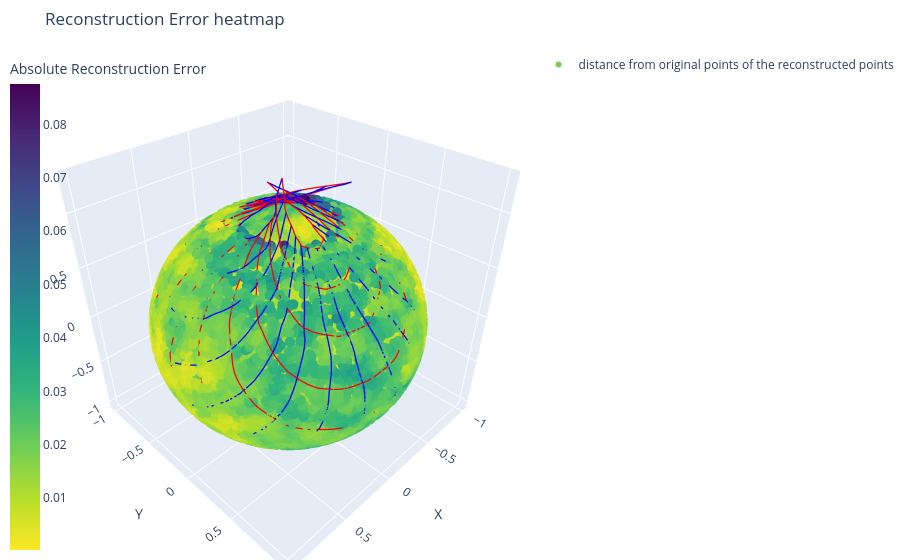

The code cell stored with this chart in its notebook:
### Markdown cell above
# cosa viene ricostruito di meno?

### Code cell
model_2.eval()
encoder = model_2.encoder
decoder = model_2.decoder

# 2. Calcoliamo i confini effettivi dello spazio latente per sapere dove creare la griglia
with torch.no_grad():
    latents = encoder(Y_cartesian.to(device)).cpu().numpy()

z1_min, z1_max = latents[:, 0].min(), latents[:, 0].max()
z2_min, z2_max = latents[:, 1].min(), latents[:, 1].max()

# 3. Definiamo la densità della griglia (quanti "assi" vogliamo)
num_lines = 15       # Numero di linee per ogni asse coordinato
pts_per_line = 100   # Risoluzione di ogni linea per renderla fluida nel 3D

z1_values = np.linspace(z1_min, z1_max, num_lines)
z2_values = np.linspace(z2_min, z2_max, num_lines)

# 4. Inizializziamo la figura Plotly
fig = go.Figure()

# 1. First, calculate errors for individual points
model_2.eval()
all_points = []
all_errors = []

with torch.no_grad():
    for x, _ in train_loader:
        x = x.to(device)
        x_pred = model_2(x)
        
        # Calculate Euclidean distance (error) PER POINT, not per batch
        # dim=1 means it calculates the distance across the x,y,z coordinates
        point_errors = torch.norm(x - x_pred, dim=1) 
        
        all_points.append(x.cpu())
        all_errors.append(point_errors.cpu())

# Combine all batches into single arrays
points_np = torch.cat(all_points).numpy()
errors_np = torch.cat(all_errors).numpy()
#v_max = np.percentile(errors_np, 99.95)
fig.add_trace(go.Scatter3d(
    x=points_np[:, 0], 
    y=points_np[:, 1], 
    z=points_np[:, 2],
    mode='markers',
    marker=dict(
        size=6, 
        color=errors_np,         # Color points based on their individual error
        colorscale='viridis_r',     #(r = reverse) 'plasma' or 'inferno' are great for highlighting high values
        cmin=0,                  # Forza il minimo a 0
        #cmax=v_max,
        opacity=1,
        colorbar=dict(title="Absolute Reconstruction Error", x=-0.1) # Move colorbar to the left
    ),
    name='distance from original points of the reconstructed points'
))

# 5. Generiamo e decodifichiamo le linee degli assi latenti
with torch.no_grad():
    
    # --- ASSE 1: Linee a Z1 costante (varia Z2) -> Colore BLU ---
    for z1 in z1_values:
        line_2d = np.zeros((pts_per_line, 2))
        line_2d[:, 0] = z1
        line_2d[:, 1] = np.linspace(z2_min, z2_max, pts_per_line)
        
        # Passiamo la linea al decoder
        line_tensor = torch.tensor(line_2d, dtype=torch.float32).to(device)
        xyz = decoder(line_tensor).cpu().numpy()
        
        fig.add_trace(go.Scatter3d(
            x=xyz[:, 0], y=xyz[:, 1], z=xyz[:, 2],
            mode='lines',
            line=dict(color='blue', width=2.5),
            showlegend=False
        ))

    # --- ASSE 2: Linee a Z2 costante (varia Z1) -> Colore ROSSO ---
    for z2 in z2_values:
        line_2d = np.zeros((pts_per_line, 2))
        line_2d[:, 0] = np.linspace(z1_min, z1_max, pts_per_line)
        line_2d[:, 1] = z2
        
        # Passiamo la linea al decoder
        line_tensor = torch.tensor(line_2d, dtype=torch.float32).to(device)
        xyz = decoder(line_tensor).cpu().numpy()
        
        fig.add_trace(go.Scatter3d(
            x=xyz[:, 0], y=xyz[:, 1], z=xyz[:, 2],
            mode='lines',
            line=dict(color='red', width=2.5), 
            showlegend=False
        ))
num_lines_1 = 30       # Numero di linee per ogni asse coordinato
pts_per_line = 100   # Risoluzione di ogni linea per renderla fluida nel 3D


#-----------------------------------------------------------------------------------------------
# 6. Configurazione finale del Layout per visualizzare una sfera perfetta
fig.update_layout(
    title="Reconstruction Error heatmap",
    scene=dict(
        xaxis_title='X',
        yaxis_title='Y',
        zaxis_title='Z',
        aspectmode='cube' # Fondamentale per non distorcere la sfera in un uovo
    ),
    margin=dict(l=0, r=0, b=0, t=50)
)
config = {
  'toImageButtonOptions': {
    'format': 'png', # Formati supportati: png, svg, jpeg, webp
    'filename': 'reconstruction_error_heatmap_LReLU_',
    'height': 1000,
    'width': 1400,
    # 'scale': 7 # È il trucco magico: moltiplica la risoluzione di base!
  }
}
# #Mostra la figura passando la configurazione
fig.show(config=config)
#fig.show()
